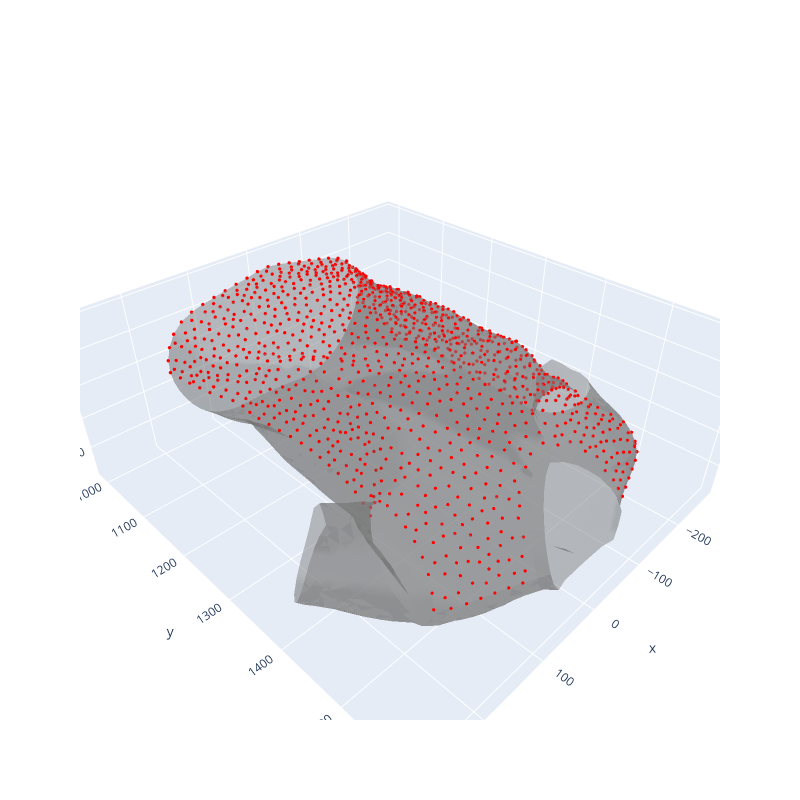

The notebook cell this image was saved under:
### Code cell
mesh = mesh_1
visualize_meshes_plotly(
    [mesh],
    color_list=["gray"],
    # vertex_list=mesh.vertices[segmentation_map["Label"] == 6]
    vertices_list=[mesh.vertices[segmentation_map["Label"] == 4]],
    vertices_color_list=["red"],
    show_edges=False
)

### Figure 1 — Plotly figure (JSON) as saved in the notebook; plotly's stock layout.template omitted (floating-point values rounded to 4 significant figures; data arrays with more than 128 entries replaced by an {"elided": "..."} marker saying what was removed)
{"data": [{"color": "gray", "i": {"elided": "5112 int values"}, "j": {"elided": "5112 int values"}, "k": {"elided": "5112 int values"}, "opacity": 0.5, "type": "mesh3d", "x": {"elided": "2754 float values"}, "y": {"elided": "2754 float values"}, "z": {"elided": "2754 float values"}}, {"marker": {"color": "red", "opacity": 1, "size": 2}, "mode": "markers", "name": "Vertices", "type": "scatter3d", "x": {"elided": "1107 float values"}, "y": {"elided": "1107 float values"}, "z": {"elided": "1107 float values"}}], "layout": {"height": 800, "scene": {"aspectmode": "data"}, "showlegend": false, "width": 800}}
